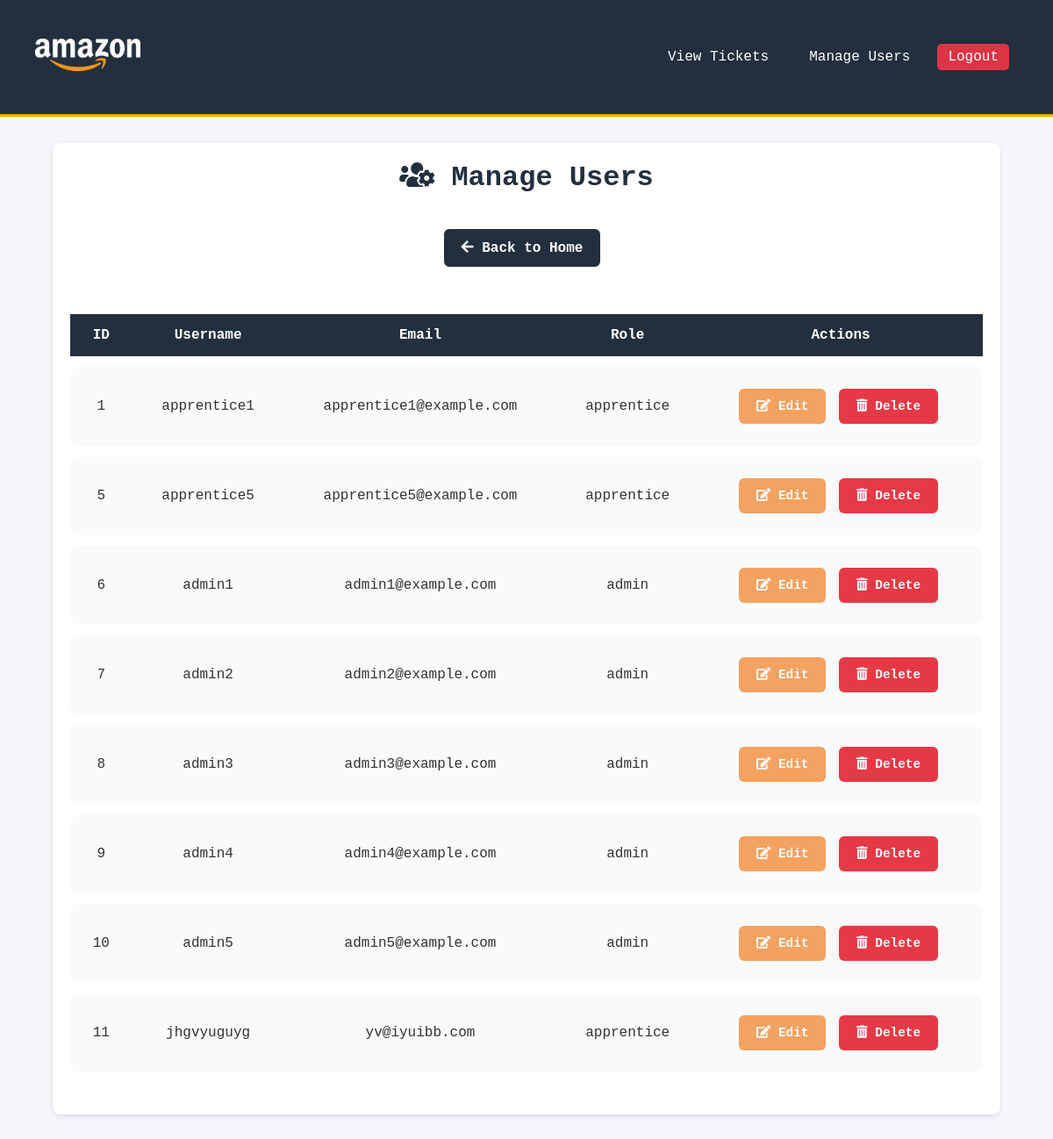
The page /admin_users (signed in) on the database as committed earlier.
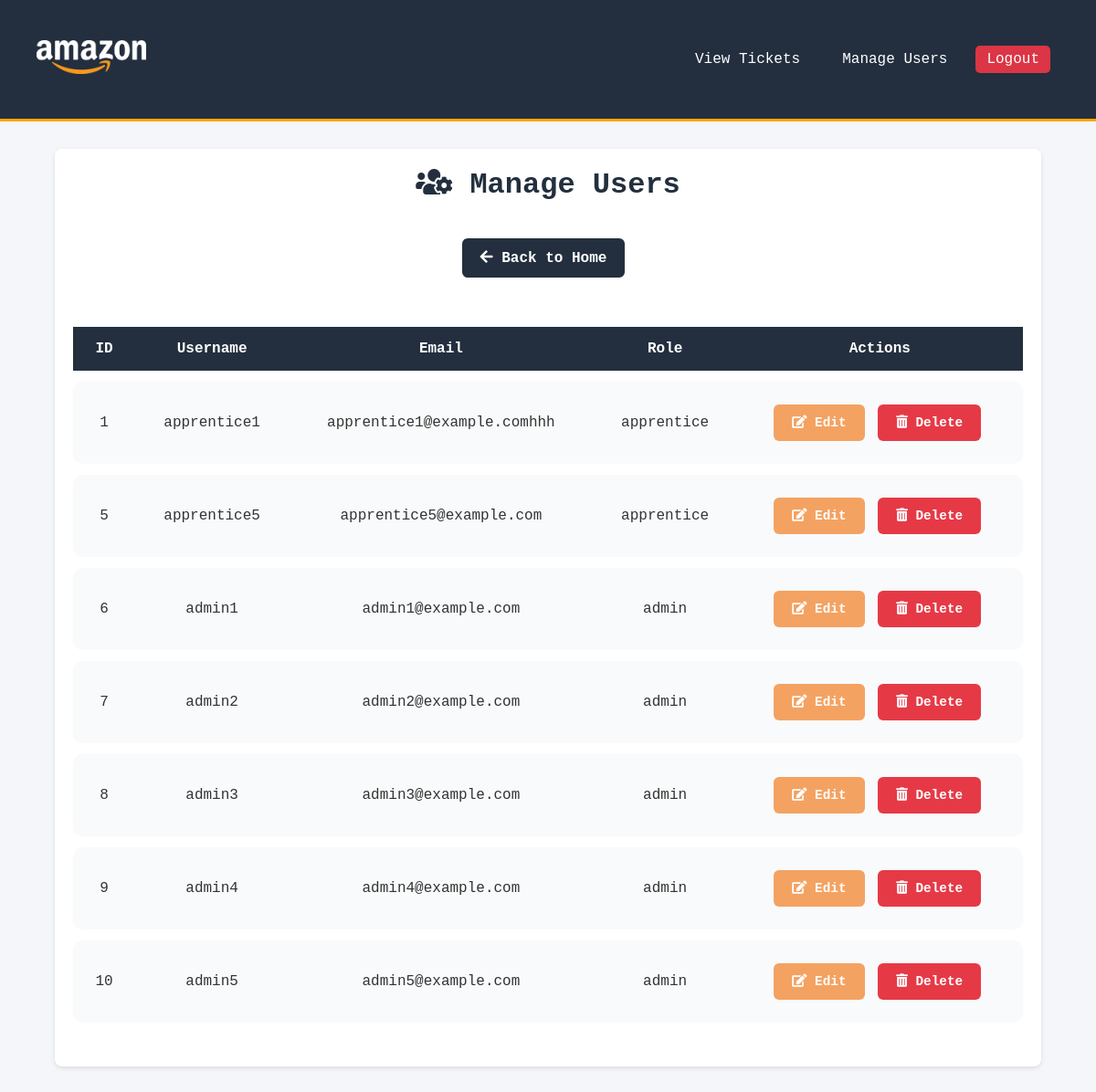
The same page on the database as committed later.
### tables this page shows
CREATE TABLE users (
            id INTEGER PRIMARY KEY AUTOINCREMENT,
            username TEXT UNIQUE NOT NULL,
            password TEXT NOT NULL,
            email TEXT,
            role TEXT NOT NULL CHECK(role IN ('apprentice', 'admin'))
        );

### app/users.py (the view)
@app.route('/admin_users')
@admin_required
def admin_users():
    conn = get_db_connection()
    role_filter = request.args.get('role')
    if role_filter:
        users = conn.execute('SELECT * FROM users WHERE role = ?', (role_filter,)).fetchall()
    else:
        users = conn.execute('SELECT * FROM users').fetchall()
    conn.close()
    return render_template('admin_users.html', users=users, role=role_filter)

### app/db.py (called while the page is built)
def get_db_connection():
    conn = sqlite3.connect('helpdesk.db')
    conn.row_factory = sqlite3.Row
    return conn

### app/users.py (called while the page is built)
def admin_required(f):
    from functools import wraps
    from flask import abort
    @wraps(f)
    def decorated_function(*args, **kwargs):
        if 'username' not in session:
            flash('You need to log in to manage users.', 'error')
            return redirect(url_for('login'))
        conn = get_db_connection()
        user = conn.execute('SELECT role FROM users WHERE username = ?', (session['username'],)).fetchone()
        conn.close()
        if not user or user['role'] != 'admin':
            abort(403)
        return f(*args, **kwargs)
    return decorated_function

### app/templates/admin_users.html (shortened to what this page needs)
<!DOCTYPE html>
<html lang="en">
<head>
    <link rel="stylesheet" href="{{ url_for('static', filename='styles.css') }}">
    <link rel="stylesheet" href="https://cdnjs.cloudflare.com/ajax/libs/font-awesome/5.15.1/css/all.min.css">
</head>
<body>
<header class="header">
    <a href="{{ url_for('home') }}">
        <img src="{{ url_for('static', filename='logo.png') }}" alt="Helpdesk Logo">
    </a>
    <nav class="nav" id="navbar">
        <a href="/tickets">View Tickets</a>
        {% if 'username' in session %}
        {% if session['role'] == 'admin' %}
        <a href="{{ url_for('admin_users') }}">Manage Users</a>
        {% endif %}
        <a href="#" class="btn btn-danger" onclick="confirmLogout()">Logout</a>
        {% else %}
        <a href="/login" class="btn btn-warning">Login</a>
        {% endif %}
    </nav>
</header>
<div class="container">
    <h1><i class="fas fa-users-cog"></i> Manage Users</h1>
    <div class="text-center mb-4">
        <a href="{{ url_for('home') }}" class="btn btn-secondary">
            <i class="fas fa-arrow-left"></i> Back to Home
        </a>
    </div>
    <div class="table-responsive">
        <table class="table table-bordered">
            <thead>
            <tr>
                <th>ID</th>
                <th>Username</th>
                <th>Email</th>
                <th>Role</th>
                <th>Actions</th>
            </tr>
            </thead>
            <tbody>
            {% for user in users %}
            <tr>
                <td>{{ user.id }}</td>
                <td>{{ user.username }}</td>
                <td>{{ user.email }}</td>
                <td>{{ user.role }}</td>
                <td>
                    <a href="{{ url_for('edit_user', user_id=user.id) }}" class="btn btn-warning btn-sm"
                       aria-label="Edit User {{ user.username }}">
                        <i class="fas fa-edit"></i> Edit
                    </a>
                    <button
                            class="btn btn-danger btn-sm"
                            onclick="openModal({{ user.id }}, '{{ user.username }}')"
                            aria-label="Delete User {{ user.username }}">
                        <i class="fas fa-trash-alt"></i> Delete
                    </button>
                </td>
            </tr>
            {% endfor %}
            </tbody>
        </table>
    </div>
</body>
</html>

Rows that differ between the two databases and show on the page:
removed users: id "11", username "jhgvyuguyg", email "yv@iyuibb.com", role "apprentice"
changed users "apprentice1": email "apprentice1@example.com" → "apprentice1@example.comhhh"
